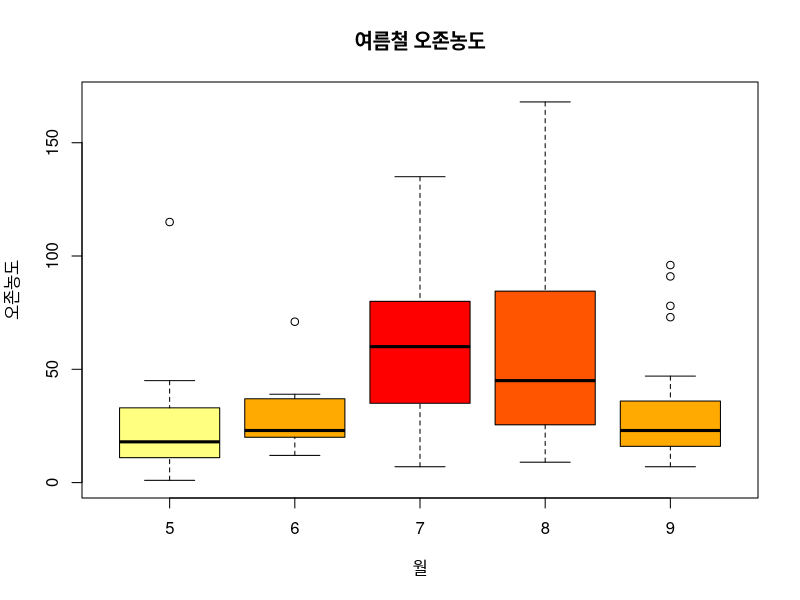

Reproduce this figure in R.
# (1) 자료 확인
head(airquality)
ds <- airquality[complete.cases(airquality),]   # 결측값 제거
unique(ds$Month)                                # 월 확인

# (2) 월별 오존농도 분포 
# 월별 평균 오존농도 계산
month.avg <- aggregate(ds$Ozone, 
                       by=list(ds$Month),median)[2]
month.avg

# 평균기온 순위 계산(내림차순) 
odr <- rank(-month.avg)
odr

# 월별 오존농도 분포 
boxplot(Ozone~Month, data=ds,  
        col=heat.colors(5)[odr],   # 상자의 색 지정 
        ylim=c(0,170), 
        ylab='오존농도',
        xlab='월',
        main='여름철 오존농도')